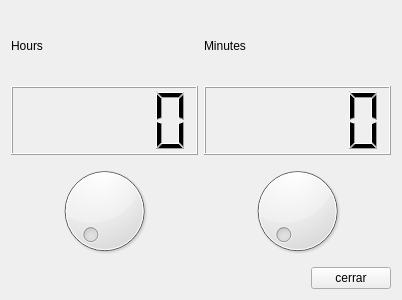
<?xml version="1.0" encoding="UTF-8"?>
<ui version="4.0">
 <class>MyForm</class>
 <widget class="QWidget" name="MyForm">
  <property name="geometry">
   <rect>
    <x>0</x>
    <y>0</y>
    <width>402</width>
    <height>300</height>
   </rect>
  </property>
  <property name="windowTitle">
   <string>Form</string>
  </property>
  <layout class="QVBoxLayout" name="verticalLayout_4">
   <item>
    <layout class="QVBoxLayout" name="verticalLayout_3">
     <item>
      <layout class="QHBoxLayout" name="horizontalLayout">
       <item>
        <layout class="QVBoxLayout" name="verticalLayout">
         <item>
          <widget class="QLabel" name="label">
           <property name="text">
            <string>Hours</string>
           </property>
          </widget>
         </item>
         <item>
          <widget class="QLCDNumber" name="lcdNumber"/>
         </item>
         <item>
          <widget class="QDial" name="dial">
           <property name="maximum">
            <number>23</number>
           </property>
          </widget>
         </item>
        </layout>
       </item>
       <item>
        <layout class="QVBoxLayout" name="verticalLayout_2">
         <item>
          <widget class="QLabel" name="label_2">
           <property name="text">
            <string>Minutes</string>
           </property>
          </widget>
         </item>
         <item>
          <widget class="QLCDNumber" name="lcdNumber_2"/>
         </item>
         <item>
          <widget class="QDial" name="dial_2">
           <property name="maximum">
            <number>59</number>
           </property>
          </widget>
         </item>
        </layout>
       </item>
      </layout>
     </item>
     <item>
      <layout class="QHBoxLayout" name="horizontalLayout_2">
       <item>
        <spacer name="horizontalSpacer">
         <property name="orientation">
          <enum>Qt::Horizontal</enum>
         </property>
         <property name="sizeHint" stdset="0">
          <size>
           <width>40</width>
           <height>20</height>
          </size>
         </property>
        </spacer>
       </item>
       <item>
        <widget class="QPushButton" name="pushButton">
         <property name="text">
          <string>cerrar</string>
         </property>
        </widget>
       </item>
      </layout>
     </item>
    </layout>
   </item>
  </layout>
 </widget>
 <resources/>
 <connections>
  <connection>
   <sender>pushButton</sender>
   <signal>clicked()</signal>
   <receiver>MyForm</receiver>
   <slot>close()</slot>
   <hints>
    <hint type="sourcelabel">
     <x>346</x>
     <y>268</y>
    </hint>
    <hint type="destinationlabel">
     <x>356</x>
     <y>236</y>
    </hint>
   </hints>
  </connection>
  <connection>
   <sender>dial_2</sender>
   <signal>valueChanged(int)</signal>
   <receiver>lcdNumber_2</receiver>
   <slot>display(int)</slot>
   <hints>
    <hint type="sourcelabel">
     <x>233</x>
     <y>182</y>
    </hint>
    <hint type="destinationlabel">
     <x>225</x>
     <y>131</y>
    </hint>
   </hints>
  </connection>
  <connection>
   <sender>dial</sender>
   <signal>valueChanged(int)</signal>
   <receiver>lcdNumber</receiver>
   <slot>display(int)</slot>
   <hints>
    <hint type="sourcelabel">
     <x>70</x>
     <y>197</y>
    </hint>
    <hint type="destinationlabel">
     <x>68</x>
     <y>121</y>
    </hint>
   </hints>
  </connection>
 </connections>
</ui>
